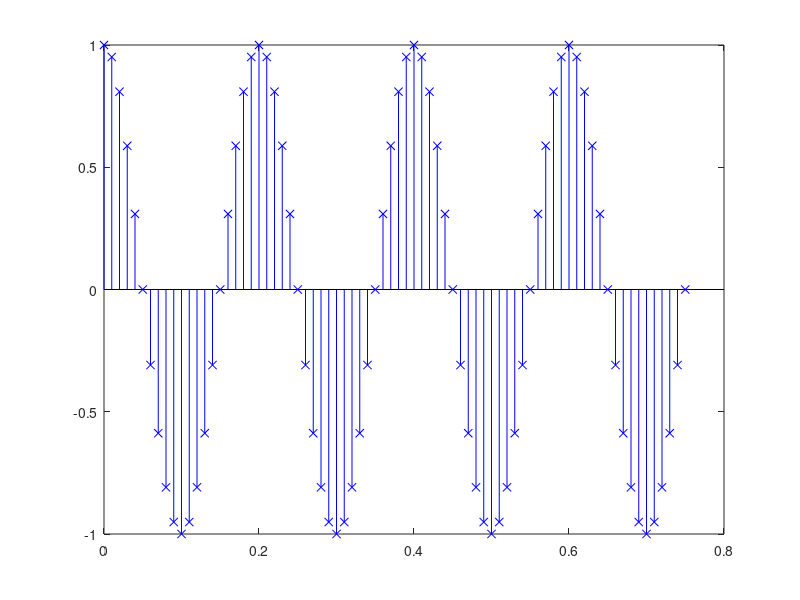

Write the MATLAB code that produced this figure. (Note: this script raises an error after producing the figure.)
% Figure that illustrates leakage in DFT

Fs = 100; % sampling frequency
f0 = 5; % signal frequency
T = .75; % time duration 
t = 0:(1/Fs):T;  %# the time samples
t_fine = 0:(1/(100*Fs)):T;
N = length(t);
f = (-Fs/2):(Fs/N):(Fs/2);  % the frequency bin axis
f = f(1:end-1);

cos_t = cos(2*pi*f0*t);  % generate the sampled signal
cos_t_fine = cos(2*pi*f0*t_fine); 

%%
clf
stem(t, cos_t, 'xb');
hold on
plot(t_fine, cos_t_fine, 'Color', [0 0 1 0.15]);
xlim([0, 1]);

%%
clf
y_1 = fftshift(abs(fft(cos_t)));
stem(f, y_1, 'xb-', 'MarkerSize', 8);
xlim([-3 3]*f0);
ylim([0 60]);

%%
clf
y_1 = fftshift(abs(fft(hamming(length(cos_t)).' .* cos_t)));
stem(f, y_1, 'xb-', 'MarkerSize', 8);
xlim([-3 3]*f0);
ylim([0 60]);


